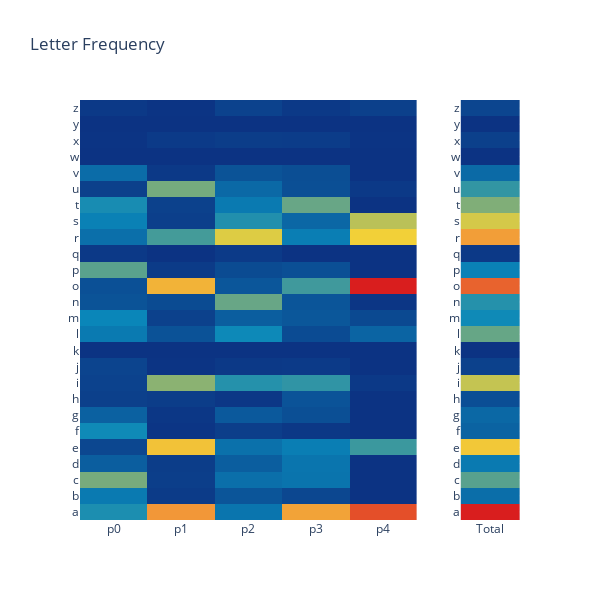

Notebook cell for this chart:
### Code cell
# Ploting Heatmap

# Sorting data
df_freq_count = df_freq_count.sort_index()

# Creating figure
fig = sp.make_subplots(
    rows=1, 
    cols=2,
    column_widths=[0.85, 0.15],
)

# Creating "Positions" traces
fig.add_trace(
    go.Heatmap(
        x=df["positions"].columns,
        y=df_freq_count.index,
        z=df_freq_count / len(df),
        coloraxis=f"coloraxis1",
        name="Positions",
    ),
    row=1,
    col=1,
)

# Creating "Total" trace
fig.add_trace(
    go.Heatmap(
        x=["Total"],
        y=df_freq_count.index,
        z=df_freq_count[["total"]] / len(df),
        coloraxis=f"coloraxis2",
        name="Total",
    ),
    row=1,
    col=2,
)

# Updating layout
fig.update_layout(
    title="Letter Frequency",
    height=600,
    width=600,
    coloraxis1=dict(
        showscale=False,
        colorscale="Portland",
    ),
    coloraxis2=dict(
        showscale=False,
        colorscale="Portland",
    ),
)

# Showing figure
fig.show()

### Figure 1 — Plotly figure (JSON) as saved in the notebook; plotly's stock layout.template omitted (floating-point values rounded to 4 significant figures; data arrays with more than 128 entries replaced by an {"elided": "..."} marker saying what was removed)
{"data": [{"coloraxis": "coloraxis", "name": "Positions", "type": "heatmap", "x": ["p0", "p1", "p2", "p3", "p4"], "xaxis": "x", "y": ["a", "b", "c", "d", "e", "f", "g", "h", "i", "j", "k", "l", "m", "n", "o", "p", "q", "r", "s", "t", "u", "v", "w", "x", "y", "z"], "yaxis": "y", "z": {"elided": "26x7 float values"}}, {"coloraxis": "coloraxis2", "name": "Total", "type": "heatmap", "x": ["Total"], "xaxis": "x2", "y": ["a", "b", "c", "d", "e", "f", "g", "h", "i", "j", "k", "l", "m", "n", "o", "p", "q", "r", "s", "t", "u", "v", "w", "x", "y", "z"], "yaxis": "y2", "z": [[0.6331], [0.1096], [0.2115], [0.1325], [0.3426], [0.08877], [0.09778], [0.05062], [0.285], [0.02635], [0], [0.2212], [0.1616], [0.1768], [0.5368], [0.1456], [0.01179], [0.4411], [0.2961], [0.2386], [0.1859], [0.1019], [0], [0.02358], [0], [0.03329]]}], "layout": {"coloraxis": {"colorscale": [[0, "rgb(12,51,131)"], [0.25, "rgb(10,136,186)"], [0.5, "rgb(242,211,56)"], [0.75, "rgb(242,143,56)"], [1, "rgb(217,30,30)"]], "showscale": false}, "coloraxis2": {"colorscale": [[0, "rgb(12,51,131)"], [0.25, "rgb(10,136,186)"], [0.5, "rgb(242,211,56)"], [0.75, "rgb(242,143,56)"], [1, "rgb(217,30,30)"]], "showscale": false}, "height": 600, "title": {"text": "Letter Frequency"}, "width": 600, "xaxis": {"anchor": "y", "domain": [0, 0.765]}, "xaxis2": {"anchor": "y2", "domain": [0.865, 1]}, "yaxis": {"anchor": "x", "domain": [0, 1]}, "yaxis2": {"anchor": "x2", "domain": [0, 1]}}}
